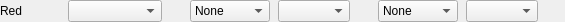
<?xml version="1.0" encoding="UTF-8"?>
<ui version="4.0">
 <class>TemplatePlayerWidget</class>
 <widget class="QFrame" name="TemplatePlayerWidget">
  <property name="geometry">
   <rect>
    <x>0</x>
    <y>0</y>
    <width>565</width>
    <height>22</height>
   </rect>
  </property>
  <property name="windowTitle">
   <string/>
  </property>
  <layout class="QHBoxLayout" name="horizontalLayout">
   <property name="spacing">
    <number>8</number>
   </property>
   <property name="leftMargin">
    <number>0</number>
   </property>
   <property name="topMargin">
    <number>0</number>
   </property>
   <property name="rightMargin">
    <number>0</number>
   </property>
   <property name="bottomMargin">
    <number>0</number>
   </property>
   <item>
    <widget class="QLabel" name="labelColor">
     <property name="minimumSize">
      <size>
       <width>60</width>
       <height>0</height>
      </size>
     </property>
     <property name="text">
      <string>Red</string>
     </property>
    </widget>
   </item>
   <item>
    <widget class="FreeHeroes::Gui::ResizeableComboBox" name="comboBoxFaction">
     <property name="maximumSize">
      <size>
       <width>120</width>
       <height>16777215</height>
      </size>
     </property>
     <property name="minimumContentsLength">
      <number>8</number>
     </property>
    </widget>
   </item>
   <item>
    <spacer name="horizontalSpacer">
     <property name="orientation">
      <enum>Qt::Horizontal</enum>
     </property>
     <property name="sizeType">
      <enum>QSizePolicy::Fixed</enum>
     </property>
     <property name="sizeHint" stdset="0">
      <size>
       <width>20</width>
       <height>20</height>
      </size>
     </property>
    </spacer>
   </item>
   <item>
    <widget class="FreeHeroes::Gui::ResizeableComboBox" name="comboBoxHeroMainPolicy">
     <property name="maximumSize">
      <size>
       <width>80</width>
       <height>16777215</height>
      </size>
     </property>
     <item>
      <property name="text">
       <string>None</string>
      </property>
     </item>
     <item>
      <property name="text">
       <string>Random - Any Faction</string>
      </property>
     </item>
     <item>
      <property name="text">
       <string>Random - Starting Faction</string>
      </property>
     </item>
     <item>
      <property name="text">
       <string>Fixed</string>
      </property>
     </item>
    </widget>
   </item>
   <item>
    <widget class="FreeHeroes::Gui::ResizeableComboBox" name="comboBoxHeroMain">
     <property name="maximumSize">
      <size>
       <width>100</width>
       <height>16777215</height>
      </size>
     </property>
    </widget>
   </item>
   <item>
    <spacer name="horizontalSpacer_2">
     <property name="orientation">
      <enum>Qt::Horizontal</enum>
     </property>
     <property name="sizeType">
      <enum>QSizePolicy::Fixed</enum>
     </property>
     <property name="sizeHint" stdset="0">
      <size>
       <width>20</width>
       <height>20</height>
      </size>
     </property>
    </spacer>
   </item>
   <item>
    <widget class="FreeHeroes::Gui::ResizeableComboBox" name="comboBoxHeroExtraPolicy">
     <property name="maximumSize">
      <size>
       <width>80</width>
       <height>16777215</height>
      </size>
     </property>
     <item>
      <property name="text">
       <string>None</string>
      </property>
     </item>
     <item>
      <property name="text">
       <string>Random - Any Faction</string>
      </property>
     </item>
     <item>
      <property name="text">
       <string>Random - Starting Faction</string>
      </property>
     </item>
     <item>
      <property name="text">
       <string>Fixed</string>
      </property>
     </item>
    </widget>
   </item>
   <item>
    <widget class="FreeHeroes::Gui::ResizeableComboBox" name="comboBoxHeroExtra">
     <property name="maximumSize">
      <size>
       <width>100</width>
       <height>16777215</height>
      </size>
     </property>
    </widget>
   </item>
   <item>
    <spacer name="horizontalSpacer_3">
     <property name="orientation">
      <enum>Qt::Horizontal</enum>
     </property>
     <property name="sizeHint" stdset="0">
      <size>
       <width>1</width>
       <height>1</height>
      </size>
     </property>
    </spacer>
   </item>
  </layout>
 </widget>
 <customwidgets>
  <customwidget>
   <class>FreeHeroes::Gui::ResizeableComboBox</class>
   <extends>QComboBox</extends>
   <header>CustomFrames.hpp</header>
  </customwidget>
 </customwidgets>
 <resources/>
 <connections/>
</ui>
